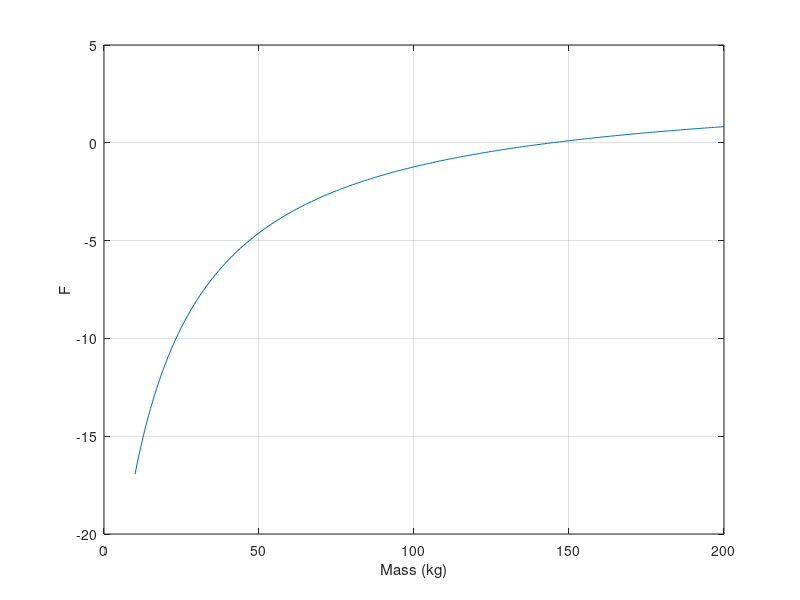

Reproduce this figure in MATLAB.
clc;
clear variables;

g = 9.8;    %m/s^2
t = 4;      %sec
v = 36;      %m/s
d = 0.25;    %kg/m
m = 10: 200;

f = @(m) sqrt(g .* m / d) .* ...
    tanh(t .* sqrt(g * d ./ m)) - v;

fm = f(m);

plot(m, fm);
xlabel("Mass (kg)");
ylabel("F");
grid();

counter = 0;
n = 1000;
x1 = 100;
x2 = 130;
tolerance = 0.00000001;
while(counter <= n)
    counter = counter + 1;
    x3 = ((x1 * f(x2)) - (x2 * f(x1))) ...
        / (f(x2) - f(x1));
    if abs(f(x3)) < tolerance, break, end
    x1 = x2;
    x2 = x3;
end
